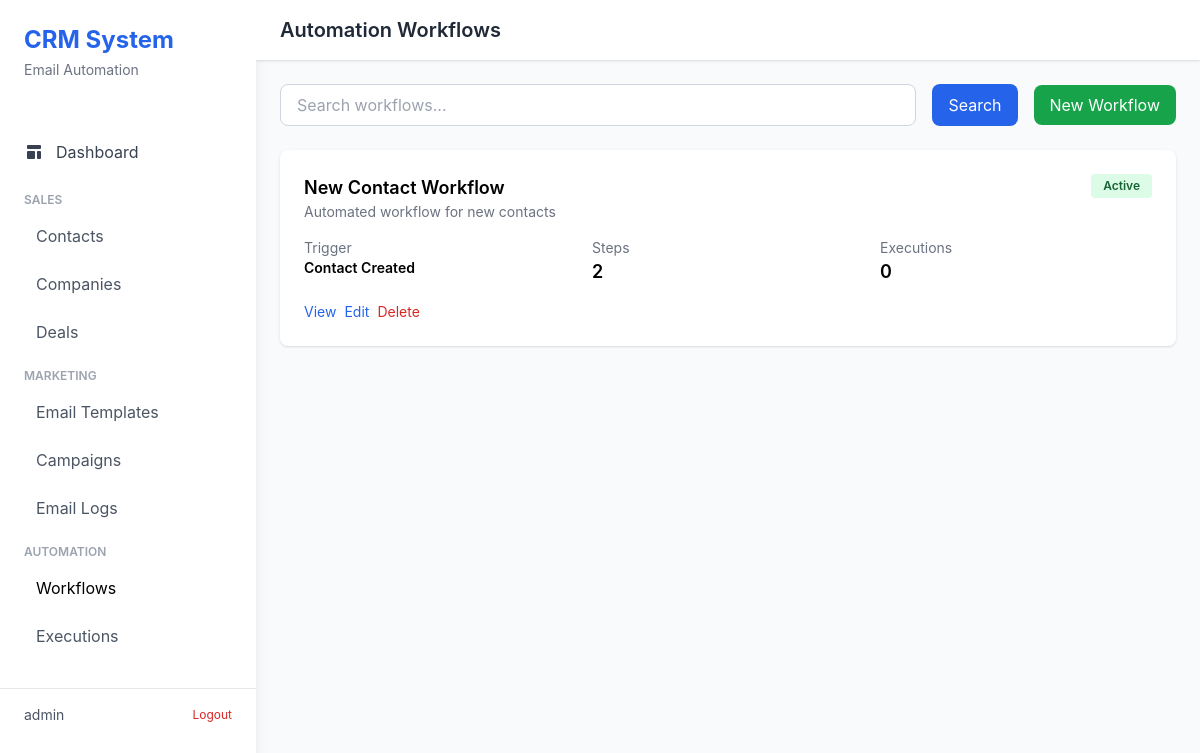
Page /automations/ (signed in) on the committed database.
### automations/models.py (models this page shows, shortened)
class Workflow(models.Model):
    TRIGGER_CHOICES = [
        ('contact_created', 'Contact Created'),
        ('deal_stage_changed', 'Deal Stage Changed'),
        ('manual', 'Manual Trigger'),
        ('tag_added', 'Tag Added'),
        ('contact_updated', 'Contact Updated'),
    ]
    name = models.CharField(max_length=255)
    description = models.TextField(blank=True)
    trigger_event = models.CharField(max_length=50, choices=TRIGGER_CHOICES)
    trigger_data = models.CharField(
        max_length=500,
        blank=True,
        help_text="JSON data for trigger (e.g., {\"tag\": \"sales\"}, {\"stage_id\": 1})"
    )
    is_active = models.BooleanField(default=True)
    created_by = models.ForeignKey(User, on_delete=models.SET_NULL, null=True, blank=True)
    created_at = models.DateTimeField(auto_now_add=True)
    updated_at = models.DateTimeField(auto_now=True)
    class Meta:
        ordering = ['-created_at']

### automations/views.py (the view)
# urls.py: path('', views.WorkflowListView.as_view(), name='workflow_list'),
class WorkflowListView(LoginRequiredMixin, ListView):
    model = Workflow
    template_name = 'automations/workflow_list.html'
    context_object_name = 'workflows'
    paginate_by = 20
    def get_queryset(self):
        search = self.request.GET.get('search', '')
        queryset = Workflow.objects.select_related('created_by').prefetch_related('steps')
        if search:
            queryset = queryset.filter(
                Q(name__icontains=search) |
                Q(description__icontains=search)
            )
        return queryset.order_by('-created_at')

### templates/automations/workflow_list.html (shortened to what this page needs)
{% extends 'base.html' %}
{% block header %}Automation Workflows{% endblock %}
{% block content %}
<div class="mb-6 flex justify-between items-center">
    <form method="get" class="flex gap-4 flex-1 mr-4">
        <input type="text" name="search" placeholder="Search workflows..." value="{{ request.GET.search }}" class="flex-1 px-4 py-2 border border-gray-300 rounded-lg">
        <button type="submit" class="px-4 py-2 bg-blue-600 text-white rounded-lg hover:bg-blue-700">Search</button>
    </form>
    <a href="{% url 'automations:workflow_create' %}" class="px-4 py-2 bg-green-600 text-white rounded-lg hover:bg-green-700">
        New Workflow
    </a>
</div>
<div class="grid grid-cols-1 gap-4">
    {% for workflow in workflows %}
        <div class="bg-white rounded-lg shadow p-6 hover:shadow-lg transition">
            <div class="flex justify-between items-start mb-4">
                <div>
                    <h3 class="text-lg font-semibold">{{ workflow.name }}</h3>
                    <p class="text-sm text-gray-500">{{ workflow.description }}</p>
                </div>
                <span class="px-3 py-1 rounded text-xs font-semibold {% if workflow.is_active %}bg-green-100 text-green-800{% else %}bg-gray-100 text-gray-800{% endif %}">
                    {% if workflow.is_active %}Active{% else %}Inactive{% endif %}
                </span>
            </div>
            <div class="grid grid-cols-3 gap-4 mb-4 text-sm">
                <div>
                    <p class="text-gray-500">Trigger</p>
                    <p class="font-semibold">{{ workflow.get_trigger_event_display }}</p>
                </div>
                <div>
                    <p class="text-gray-500">Steps</p>
                    <p class="text-lg font-semibold">{{ workflow.steps.count }}</p>
                </div>
                <div>
                    <p class="text-gray-500">Executions</p>
                    <p class="text-lg font-semibold">{{ workflow.executions.count }}</p>
                </div>
            </div>
            <div class="flex gap-2">
                <a href="{% url 'automations:workflow_detail' workflow.id %}" class="text-blue-600 hover:underline text-sm">View</a>
                <a href="{% url 'automations:workflow_update' workflow.id %}" class="text-blue-600 hover:underline text-sm">Edit</a>
                <a href="{% url 'automations:workflow_delete' workflow.id %}" class="text-red-600 hover:underline text-sm">Delete</a>
            </div>
        </div>
    {% empty %}
        <div class="bg-white rounded-lg shadow p-6 text-center text-gray-500">
            No workflows found. <a href="{% url 'automations:workflow_create' %}" class="text-blue-600 hover:underline">Create one now</a>
        </div>
    {% endfor %}
</div>
{% endblock %}

### templates/base.html (shortened to what this page needs)
<!DOCTYPE html>
<html lang="en">
<head>
    <script src="https://cdn.tailwindcss.com"></script>
</head>
<body class="bg-gray-50">
    <div class="flex h-screen">
        <div class="w-64 bg-white shadow-lg overflow-y-auto">
            <div class="p-6">
                <h1 class="text-2xl font-bold text-blue-600">CRM System</h1>
                <p class="text-sm text-gray-500 mt-1">Email Automation</p>
            </div>
            <nav class="mt-6">
                <a href="{% url 'dashboard' %}" class="block px-6 py-3 {% if request.resolver_match.url_name == 'dashboard' %}sidebar-active{% else %}text-gray-700 hover:bg-gray-100{% endif %}">
                    <span class="flex items-center">
                        Dashboard
                    </span>
                </a>
                <div class="mt-4 px-6">
                    <p class="text-xs font-semibold text-gray-400 uppercase">Sales</p>
                    <a href="{% url 'contacts:contact_list' %}" class="block mt-2 px-3 py-2 rounded {% if request.resolver_match.app_name == 'contacts' %}sidebar-active{% else %}text-gray-600 hover:bg-gray-100{% endif %}">
                        Contacts
                    </a>
                    <a href="{% url 'contacts:company_list' %}" class="block mt-2 px-3 py-2 rounded {% if request.resolver_match.url_name == 'company_list' %}sidebar-active{% else %}text-gray-600 hover:bg-gray-100{% endif %}">
                        Companies
                    </a>
                    <a href="{% url 'deals:deal_list' %}" class="block mt-2 px-3 py-2 rounded {% if request.resolver_match.app_name == 'deals' %}sidebar-active{% else %}text-gray-600 hover:bg-gray-100{% endif %}">
                        Deals
                    </a>
                </div>
                <div class="mt-4 px-6">
                    <p class="text-xs font-semibold text-gray-400 uppercase">Marketing</p>
                    <a href="{% url 'emails:template_list' %}" class="block mt-2 px-3 py-2 rounded {% if request.resolver_match.url_name == 'template_list' %}sidebar-active{% else %}text-gray-600 hover:bg-gray-100{% endif %}">
                        Email Templates
                    </a>
                    <a href="{% url 'emails:campaign_list' %}" class="block mt-2 px-3 py-2 rounded {% if request.resolver_match.url_name == 'campaign_list' %}sidebar-active{% else %}text-gray-600 hover:bg-gray-100{% endif %}">
                        Campaigns
                    </a>
                    <a href="{% url 'emails:log_list' %}" class="block mt-2 px-3 py-2 rounded {% if request.resolver_match.url_name == 'log_list' %}sidebar-active{% else %}text-gray-600 hover:bg-gray-100{% endif %}">
                        Email Logs
                    </a>
                </div>
                <div class="mt-4 px-6">
                    <p class="text-xs font-semibold text-gray-400 uppercase">Automation</p>
                    <a href="{% url 'automations:workflow_list' %}" class="block mt-2 px-3 py-2 rounded {% if request.resolver_match.url_name == 'workflow_list' %}sidebar-active{% else %}text-gray-600 hover:bg-gray-100{% endif %}">
                        Workflows
                    </a>
                    <a href="{% url 'automations:execution_list' %}" class="block mt-2 px-3 py-2 rounded {% if request.resolver_match.url_name == 'execution_list' %}sidebar-active{% else %}text-gray-600 hover:bg-gray-100{% endif %}">
                        Executions
                    </a>
                </div>
            </nav>
            <div class="mt-8 px-6 border-t pt-4">
                <div class="flex items-center justify-between">
                    <span class="text-sm text-gray-600">{{ user.username }}</span>
                    <a href="{% url 'account_logout' %}" class="text-xs text-red-600 hover:text-red-700">Logout</a>
                </div>
            </div>
        </div>
        <div class="flex-1 flex flex-col overflow-hidden">
            <header class="bg-white shadow">
                <div class="px-6 py-4 flex justify-between items-center">
                    <h2 class="text-xl font-semibold text-gray-800">{% block header %}Welcome{% endblock %}</h2>
                </div>
            </header>
            <main class="flex-1 overflow-auto">
                <div class="p-6">
                    {% block content %}{% endblock %}
                </div>
            </main>
        </div>
    </div>
</body>
</html>

### templates/base.html (style rules this page uses)
body { font-family: -apple-system, BlinkMacSystemFont, 'Segoe UI', Roboto, 'Helvetica Neue', Arial, sans-serif; }
.sidebar-active { @apply bg-blue-500 text-white; }

### rows in the picture
Workflow: name "New Contact Workflow", description "Automated workflow for new contacts", is_active "Active", trigger_event "Contact Created", steps.count "2", executions.count "0"

### other values in the picture
{{ user.username }} "admin"
